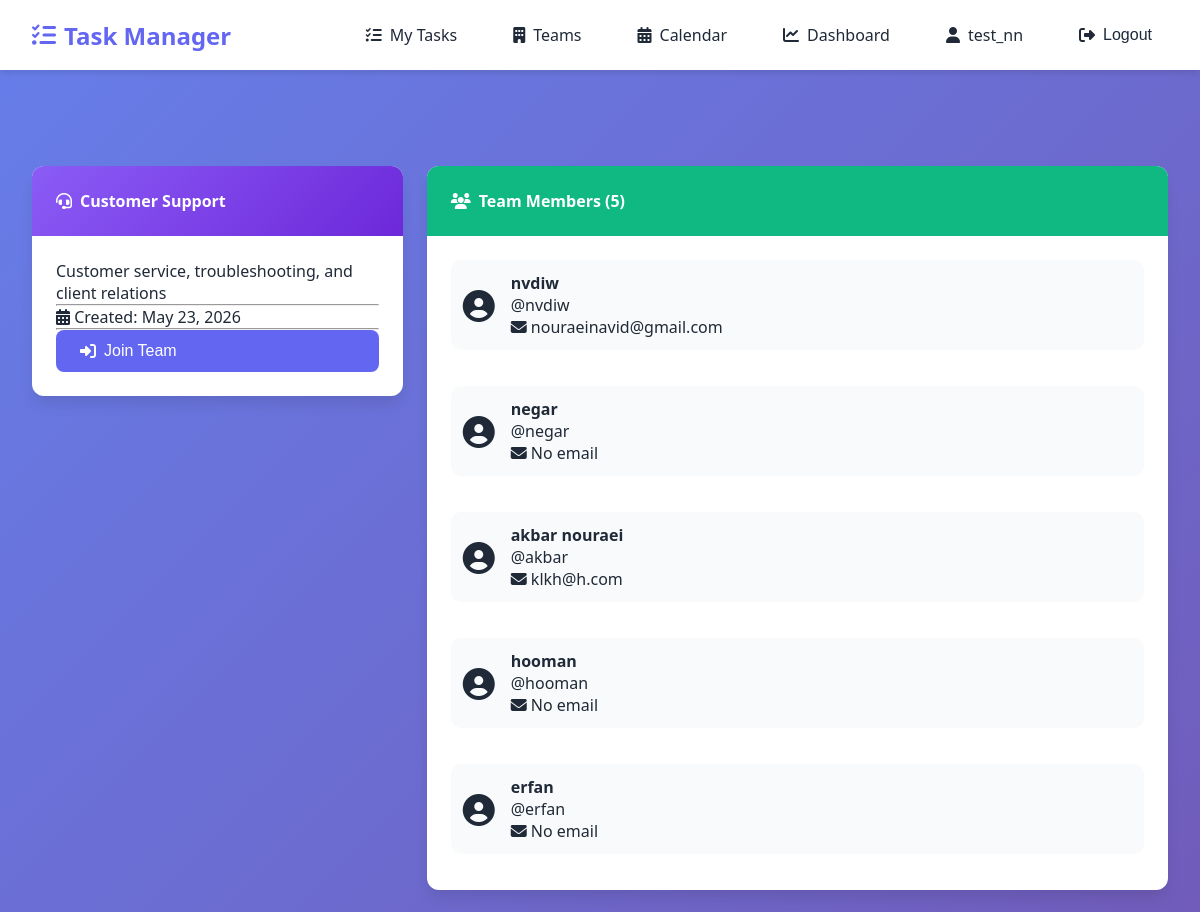
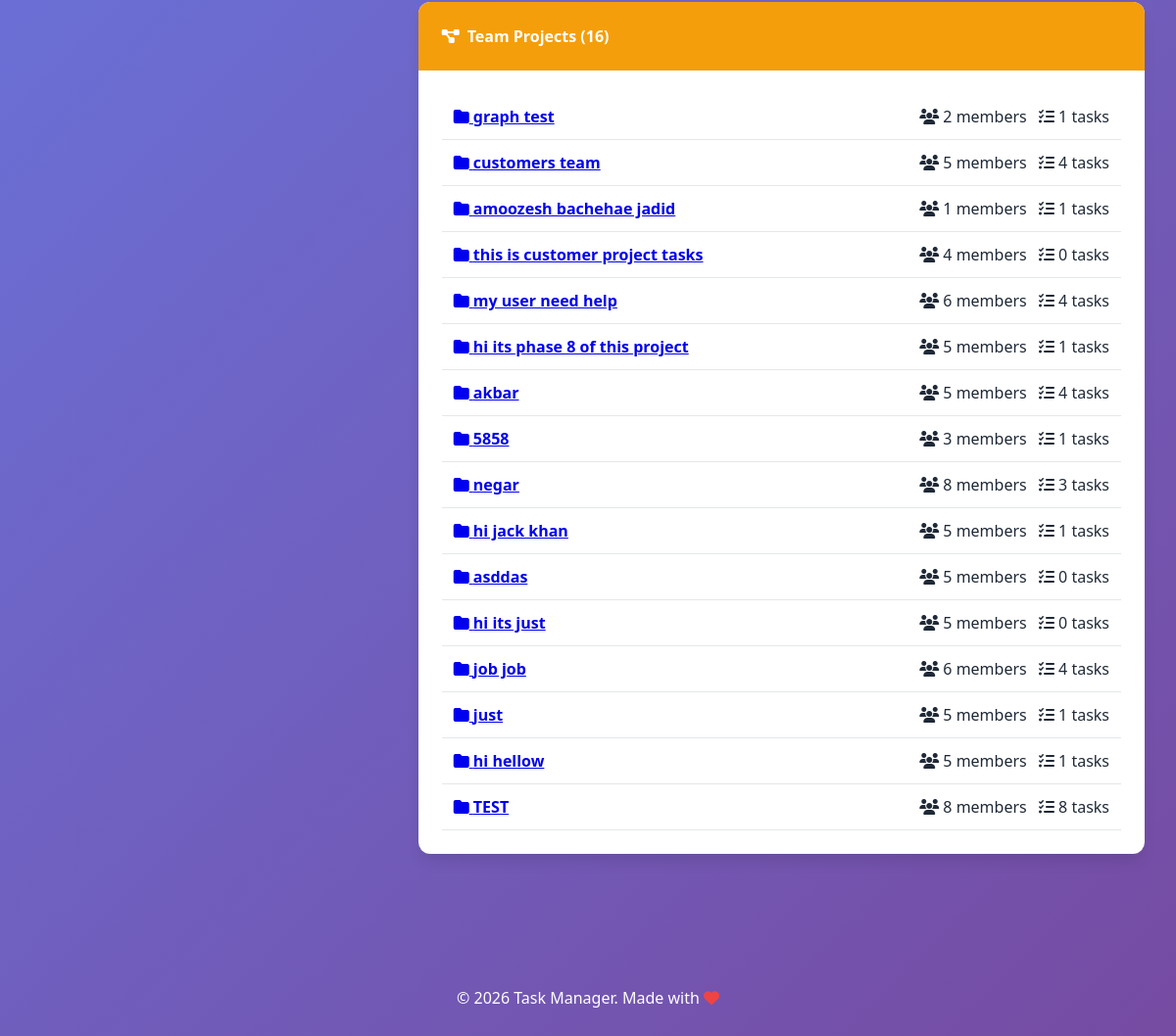
Page /teams/5/ (signed in) on the committed database (2 pictures, top to bottom).
### tasks/models.py (models this page shows, shortened)
class Team(models.Model):
    name = models.CharField(max_length=100, unique=True)
    description = models.TextField(blank=True)
    members = models.ManyToManyField(User, related_name='teams', blank=True)
    created_at = models.DateTimeField(auto_now_add=True)
    icon = models.CharField(max_length=50, default='fas fa-users')
    class Meta:
        ordering = ['name']

class Project(models.Model):
    title = models.CharField(max_length=200, verbose_name="Project Title")
    description = models.TextField(verbose_name="Description", blank=True)
    created_by = models.ForeignKey(
        User,
        on_delete=models.CASCADE,
        related_name='projects_created',
        verbose_name="Created By"
    )
    members = models.ManyToManyField(
        User,
        related_name='projects',
        blank=True,
        verbose_name="Team Members"
    )
    team = models.ForeignKey('Team', on_delete=models.SET_NULL, null=True, blank=True, related_name='projects')
    created_at = models.DateTimeField(auto_now_add=True, verbose_name="Created At")
    updated_at = models.DateTimeField(auto_now=True, verbose_name="Last Updated")
    graph_node_positions = models.JSONField(default=dict, blank=True)
    class Meta:
        verbose_name = "Project"
        verbose_name_plural = "Projects"
        ordering = ['-created_at']

### tasks/views.py (the view)
# urls.py: path('teams/<int:pk>/', views.team_detail, name='team_detail'),
@login_required
def team_detail(request, pk):
    team = get_object_or_404(Team, pk=pk)
    members = team.members.all()
    projects = Project.objects.filter(
        Q(created_by__in=members) | Q(members__in=members)
    ).distinct()
    return render(request, 'tasks/team_detail.html', {
        'team': team,
        'members': members,
        'projects': projects,
    })

### templates/tasks/team_detail.html (shortened to what this page needs)
{% extends 'base.html' %}
{% load static %}
{% block content %}
<div class="row">
    <div class="col-md-4">
        <div class="card">
            <div class="card-header" style="background: linear-gradient(135deg, #8b5cf6, #6d28d9); color: white;">
                <h4><i class="{{ team.icon }}"></i> {{ team.name }}</h4>
            </div>
            <div class="card-body">
                <p>{{ team.description|default:"No description provided." }}</p>
                <hr>
                <div class="text-muted">
                    <i class="fas fa-calendar-alt"></i> Created: {{ team.created_at|date:"F j, Y" }}
                </div>
                <hr>
                <div class="team-actions">
                    {% if user in team.members.all %}
                        <form method="post" action="{% url 'accounts:profile' user.id %}">
                            {% csrf_token %}
                            <input type="hidden" name="team_id" value="{{ team.id }}">
                            <button type="submit" name="remove_team" class="btn btn-danger w-100">
                                <i class="fas fa-sign-out-alt"></i> Leave Team
                            </button>
                        </form>
                    {% else %}
                        <form method="post" action="{% url 'accounts:profile' user.id %}">
                            <button type="submit" name="add_team" class="btn btn-primary w-100">
                                <i class="fas fa-sign-in-alt"></i> Join Team
                            </button>
                        </form>
                    {% endif %}
                </div>
            </div>
        </div>
    </div>
    <div class="col-md-8">
        <div class="card">
            <div class="card-header" style="background: #10b981; color: white;">
                <h4><i class="fas fa-users"></i> Team Members ({{ members.count }})</h4>
            </div>
            <div class="card-body">
                {% if members %}
                    <div class="row">
                        {% for member in members %}
                            <div class="col-md-6">
                                <div class="member-card" style="display: flex; align-items: center; padding: 0.75rem; background: var(--light); border-radius: 10px; margin-bottom: 0.75rem;">
                                    <div style="font-size: 2rem; margin-right: 1rem;">
                                        <i class="fas fa-user-circle"></i>
                                    </div>
                                    <div>
                                        <strong>{{ member.get_full_name|default:member.username }}</strong>
                                        <div class="text-muted small">@{{ member.username }}</div>
                                        <div class="text-muted small">
                                            <i class="fas fa-envelope"></i> {{ member.email|default:"No email" }}
                                        </div>
                                    </div>
                                </div>
                            </div>
                        {% endfor %}
                    </div>
                {% else %}
                    <div class="text-center" style="padding: 2rem;">
                        <i class="fas fa-users" style="font-size: 3rem; color: var(--gray);"></i>
                        <p>No members yet</p>
                    </div>
                {% endif %}
            </div>
        </div>
        <div class="card mt-3">
            <div class="card-header" style="background: #f59e0b; color: white;">
                <h4><i class="fas fa-project-diagram"></i> Team Projects ({{ projects.count }})</h4>
            </div>
            <div class="card-body">
                {% if projects %}
                    {% for project in projects %}
                        <div class="project-item" style="padding: 0.75rem; border-bottom: 1px solid var(--gray-light);">
                            <a href="{% url 'tasks:project_detail' project.pk %}" style="font-weight: bold;">
                                <i class="fas fa-folder"></i> {{ project.title }}
                            </a>
                            <div class="text-muted small">
                                <i class="fas fa-users"></i> {{ project.members.count }} members
                                <i class="fas fa-tasks ms-2"></i> {{ project.tasks.count }} tasks
                            </div>
                        </div>
                    {% endfor %}
                {% else %}
                    <p class="text-muted">No projects associated with this team yet.</p>
                {% endif %}
            </div>
        </div>
    </div>
</div>
{% endblock %}

### templates/base.html (shortened to what this page needs)
{% load static %}
<!DOCTYPE html>
<html lang="en">
<head>
    <link rel="stylesheet" href="https://cdnjs.cloudflare.com/ajax/libs/font-awesome/6.5.1/css/all.min.css">
    <link rel="stylesheet" href="{% static 'css/style.css' %}">
</head>
<body>
    <nav class="navbar">
        <div class="navbar-container">
            <a class="navbar-brand" href="/">
                <i class="fas fa-tasks"></i>
                Task Manager
            </a>
            <div class="navbar-menu">
                {% if user.is_authenticated %}
                    <a class="nav-link" href="{% url 'tasks:my_tasks' %}">
                        <i class="fas fa-list-check"></i>
                        My Tasks
                    </a>
                    <a class="nav-link" href="{% url 'tasks:team_list' %}">
                        <i class="fas fa-building"></i>
                        Teams
                    </a>
                    <a class="nav-link" href="{% url 'tasks:calendar' %}">
                        <i class="fas fa-calendar-alt"></i>
                        Calendar
                    </a>
                    <a class="nav-link" href="{% url 'tasks:dashboard' %}">
                        <i class="fas fa-chart-line"></i>
                        Dashboard
                    </a>
                    <a class="nav-link" href="{% url 'accounts:profile' user.id %}">
                        <i class="fas fa-user"></i>
                        {{ user.username }}
                    </a>
                    <form method="post" action="{% url 'accounts:logout' %}" style="display: inline;">
                        <button type="submit" class="nav-link btn-logout">
                            <i class="fas fa-sign-out-alt"></i>
                            Logout
                        </button>
                    </form>
                {% endif %}
            </div>
        </div>
    </nav>
    <div class="container">
    </div>
    <main class="container">
        {% block content %}
        {% endblock %}
    </main>
    <footer class="footer">
        <p>&copy; 2026 Task Manager. Made with <i class="fas fa-heart" style="color: #ef4444;"></i></p>
    </footer>
</body>
</html>

### static/css/style.css (style rules this page uses)
:root { --primary: #6366f1; --primary-dark: #4f46e5; --primary-light: #818cf8; --secondary: #10b981; --secondary-dark: #059669; --danger: #ef4444; --danger-dark: #dc2626; --warning: #f59e0b; --info: #3b82f6; --dark: #1f2937; --light: #f9fafb; --gray: #6b7280; --gray-light: #e5e7eb; --white: #ffffff; --shadow: 0 4px 6px -1px rgba(0, 0, 0, 0.1); --shadow-lg: 0 10px 15px -3px rgba(0, 0, 0, 0.1); --radius: 12px; --radius-sm: 8px; }
* { margin: 0; padding: 0; box-sizing: border-box; }
body { font-family: 'Segoe UI', Tahoma, Geneva, Verdana, sans-serif; background: linear-gradient(135deg, #667eea 0%, #764ba2 100%); min-height: 100vh; color: var(--dark); }
.navbar { background: var(--white); box-shadow: var(--shadow); padding: 1rem 2rem; position: sticky; top: 0; z-index: 1000; }
.navbar-container { max-width: 1280px; margin: 0 auto; display: flex; justify-content: space-between; align-items: center; flex-wrap: wrap; gap: 1rem; }
.navbar-brand { font-size: 1.5rem; font-weight: bold; color: var(--primary); text-decoration: none; display: flex; align-items: center; gap: 0.5rem; }
.navbar-menu { display: flex; gap: 1.5rem; align-items: center; flex-wrap: wrap; }
.nav-link { color: var(--dark); text-decoration: none; display: flex; align-items: center; gap: 0.5rem; padding: 0.5rem 1rem; border-radius: var(--radius-sm); transition: all 0.3s ease; }
.btn-logout { background: none; border: none; cursor: pointer; font-size: 1rem; }
.container { max-width: 1280px; margin: 0 auto; padding: 2rem; }
.card { background: var(--white); border-radius: var(--radius); box-shadow: var(--shadow-lg); overflow: hidden; margin-bottom: 1.5rem; }
.card-header { padding: 1.5rem; background: linear-gradient(135deg, var(--primary) 0%, var(--primary-dark) 100%); color: var(--white); }
.card-header h4 { margin: 0; display: flex; align-items: center; gap: 0.5rem; }
.card-body { padding: 1.5rem; }
.btn { display: inline-flex; align-items: center; gap: 0.5rem; padding: 0.75rem 1.5rem; border: none; border-radius: var(--radius-sm); font-size: 1rem; font-weight: 500; cursor: pointer; transition: all 0.3s ease; text-decoration: none; }
.btn-primary { background: var(--primary); color: var(--white); }
.w-100 { width: 100%; }
.row { display: flex; flex-wrap: wrap; gap: 1.5rem; }
.col-md-4 { flex: 1; min-width: 280px; }
.col-md-6 { flex: 1; min-width: 350px; }
.col-md-8 { flex: 2; min-width: 400px; }
.footer { text-align: center; padding: 2rem; color: var(--white); margin-top: 3rem; }
.mt-3 { margin-top: 0.75rem; }
.project-item { display: flex; justify-content: space-between; align-items: center; padding: 0.75rem 0; border-bottom: 1px solid var(--gray-light); }
.project-item:last-child { border-bottom: none; }
.task-item, .comment-item, .project-item { padding: 0.75rem 0; border-bottom: 1px solid var(--gray-light); }
.task-item:last-child, .comment-item:last-child, .project-item:last-child { border-bottom: none; }
.mt-3 { margin-top: 1rem; }

### templates/tasks/team_detail.html (style rules this page uses)
.member-card { transition: all 0.2s ease; }
.ms-2 { margin-left: 0.5rem; }

### rows in the picture
Team: name "Customer Support", description "Customer service, troubleshooting, and client relations", created_at "May 23, 2026"
Project: title "graph test", members.count "2", tasks.count "1"
Project: title "customers team", members.count "5", tasks.count "4"
Project: title "amoozesh bachehae jadid", members.count "1", tasks.count "1"
Project: title "this is customer project tasks", members.count "4", tasks.count "0"
Project: title "my user need help", members.count "6", tasks.count "4"
Project: title "hi its phase 8 of this project", members.count "5", tasks.count "1"
Project: title "akbar", members.count "5", tasks.count "4"
Project: title "5858", members.count "3", tasks.count "1"
Project: title "negar", members.count "8", tasks.count "3"
Project: title "hi jack khan", members.count "5", tasks.count "1"
Project: title "asddas", members.count "5", tasks.count "0"
Project: title "hi its just", members.count "5", tasks.count "0"
Project: title "job job", members.count "6", tasks.count "4"
Project: title "just", members.count "5", tasks.count "1"
Project: title "hi hellow", members.count "5", tasks.count "1"
Project: title "TEST", members.count "8", tasks.count "8"

### other values in the picture
{{ user.username }} "test_nn"
{{ members.count }} "5"
{{ member.get_full_name|default:member.username }} "nvdiw"
{{ member.username }} "nvdiw"
{{ member.email|default:"No email" }} "nouraeinavid@gmail.com"
{{ member.get_full_name|default:member.username }} "negar"
{{ member.username }} "negar"
{{ member.email|default:"No email" }} "No email"
{{ member.get_full_name|default:member.username }} "akbar nouraei"
{{ member.username }} "akbar"
{{ member.email|default:"No email" }} "klkh@h.com"
{{ member.get_full_name|default:member.username }} "hooman"
{{ member.username }} "hooman"
{{ member.get_full_name|default:member.username }} "erfan"
{{ member.username }} "erfan"
